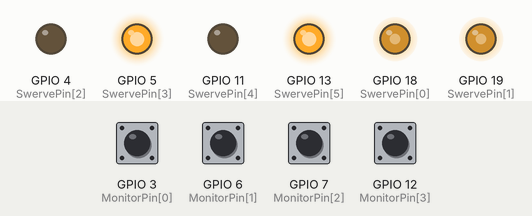
A program run on a simulated ESP32-C3. Shown: output pins drawn as LEDs (lit = HIGH). The test bench sets the inputs (shaded band); at power-on: GPIO 3 (MonitorPin[0]), GPIO 6 (MonitorPin[1]), GPIO 7 (MonitorPin[2]), GPIO 12 (MonitorPin[3]) HIGH. What the program prints to the serial monitor is not drawn.

Above: at 1.7 s.
1.8 s: GPIO 3 (MonitorPin[0]) pulled LOW for 0.15 s
At 3.0 s:
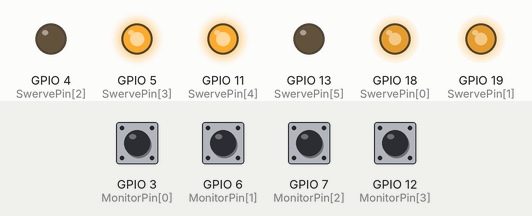
3.4 s: GPIO 6 (MonitorPin[1]) pulled LOW for 0.15 s
At 3.47 s:
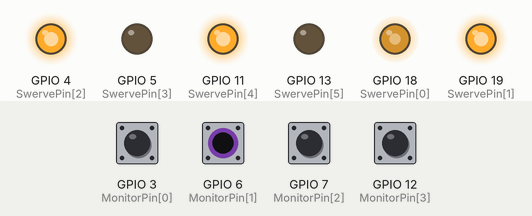
5.0 s: GPIO 7 (MonitorPin[2]) pulled LOW for 0.15 s
At 6.1 s:
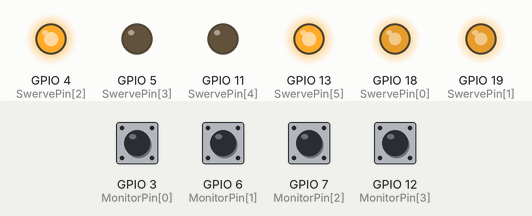
6.6 s: GPIO 3 (MonitorPin[0]) pulled LOW for 1 s
At 7.8 s:
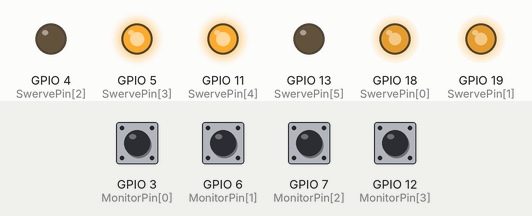
9.1 s: GPIO 7 (MonitorPin[2]) pulled LOW for 1 s
At 9.7 s:
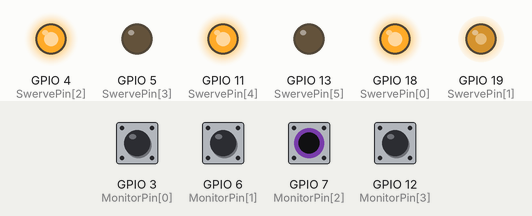
11.6 s: GPIO 3 (MonitorPin[0]) driven LOW and GPIO 7 (MonitorPin[2]) driven LOW
At 11.9 s:
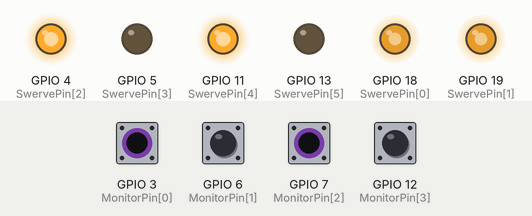
Timing chart, 0 to 14.1 s (numbered marks = the images above; inputs shaded):
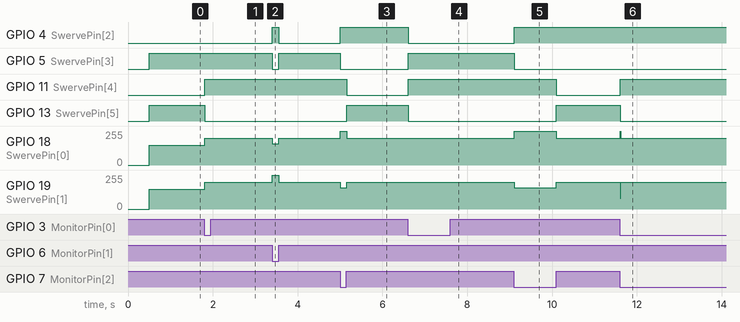

The program:

main.cpp
```cpp
#include <Arduino.h>
#include "monitor.h"
#include "swerve.h"

int lastState = 6; //保存上一次小车的状态

void handleLostState()  //调整小车偏离轨道的补救函数
{
    int prev_s0 = (lastState >> 3) & 1; //提取上次状态的第一个模块的状态
    int prev_s1 = (lastState >> 2) & 1; //提取上次状态的第二个模块的状态
    int prev_s2 = (lastState >> 1) & 1; //提取上次状态的第三个模块的状态
    int prev_s3 = lastState & 1;        //提取上次状态的第四个模块的状态

    int leftSum = prev_s0 + prev_s1;    //左边总计
    int rightSum = prev_s2 + prev_s3;   //右边总计

    if(leftSum > rightSum){
        SwerveLeftTurn(200);
    }else if(leftSum < rightSum){
        SwerveRightTurn(200);
    }else{
        SwerveReverse(150);
    }
}


void setup()
{
    Serial.begin(115200);

    MonitorPinInit();
    SwervePinInit();

    Serial.println("初始化完成");
    delay(500);
}

void loop()
{
    MonitorSensor();

    int s0 = MonitorValue[0]; //记录第一个模块
    int s1 = MonitorValue[1]; //记录第二个模块
    int s2 = MonitorValue[2]; //记录第三个模块
    int s3 = MonitorValue[3]; //记录第四个模块
    int state = (s0 << 3) + (s1 << 2) + (s2 << 1) + s3; //记忆四个红外模块状态值

    if(state == 6){
        SwerveDifferential(255, 255); //0110,小车保持直行
    }else if(state == 2 || state == 3){
        SwerveDifferential(255, 160); //0010、0011，小车小幅度右转
    }else if(state == 4 || state == 12){
        SwerveDifferential(160, 255); //0100、1100，小车小幅度左转
    }else if(state == 1){
        SwerveRightTurn(200); //0001，小车严重偏右，大幅度右转
    }else if(state == 8){
        SwerveLeftTurn(200); //1000，小车严重偏左，大幅度左转
    }else if(state == 0){
        handleLostState(); //0000，小车偏移轨道，使用补救函数
    }else if(state == 15 || state == 14 || state == 7 || state == 11 || state == 13){
        SwerveDifferential(255, 255); //1111、1110、0111、1011、1101，小车可能遇到十字路口，保持直行
    }else{
        //额外情况所作出的调整
        int leftSum = s0 + s1;
        int rightSum = s2 + s3;

        if(leftSum > rightSum){ //小车偏左
            SwerveDifferential(100, 200);
        }else if(rightSum > leftSum){ //小车偏右
            SwerveDifferential(200, 100);
        }else{
            //小车遇到复杂情况的调整
            int prevLeft = ((lastState >> 3) & 1) + ((lastState >> 2) & 1); //左边总计
            int prevRight = ((lastState >> 1) & 1) + (lastState & 1); //右边总计

            if(prevLeft > prevRight){
                SwerveDifferential(80, 255);
            }else if(prevRight > prevLeft){
                SwerveDifferential(255, 80);
            }else{
                SwerveDifferential(200, 200);
            }
        }
    }

    if(state != 0){
        lastState = state;
    }

    delay(10); //高频扫描

}
```

monitor.h
```cpp
#ifndef MONITOR_H
#define MONITOR_H

// 监控模块获取的值
extern int MonitorValue[4];

// 引脚初始化
void MonitorPinInit();
// 监控模块函数
void MonitorSensor();

#endif
```

swerve.h
```cpp
#ifndef SWERVE_H
#define SWERVE_H

// 转向模块引脚初始化函数
void SwervePinInit();

void SwerveRightTurn(int speed); //右转函数
void SwerveLeftTurn(int speed); //左转函数
void SwerveForward(int speed); //前进函数
void SwerveReverse(int speed); //后退函数
void SwerveDifferential(int leftSpeed, int rightSpeed); //差速驱动函数

#endif
```

monitor.cpp
```cpp
#include "config.h"
#include "monitor.h"
#include <esp32-hal-gpio.h>

int MonitorValue[4]={0,0,0,0};

/**
 * @brief 监控模块引脚初始化
*/
void MonitorPinInit()
{
    for(int i = 0; i < 4; i++){
        pinMode(MonitorPin[i], INPUT_PULLUP); //启动内部上拉
    }
}

/**
 * @brief 监控模块函数
*/
void MonitorSensor()
{
    for(int i = 0; i < 4; i++){
        int raw = digitalRead(MonitorPin[i]); //读取监控模块的高低电平
        MonitorValue[i] = !raw;
    }
}
```

swerve.cpp
```cpp
#include "config.h"
#include "swerve.h"
#include <esp32-hal-gpio.h>
#include <Arduino.h>

const int PWM_CHANNEL_A = 0; //PWMA的通道
const int PWM_CHANNEL_B = 1; //PWMB的通道
const int PWM_FREQ = 5000;   //PWM的频率
const int PWM_RESOLUTION = 8;//PWM的8位分辨率


/**
 * @brief 转向模块引脚初始化
*/
void SwervePinInit()
{
    ledcSetup(PWM_CHANNEL_A, PWM_FREQ, PWM_RESOLUTION); //初始化PWMA
    ledcSetup(PWM_CHANNEL_B, PWM_FREQ, PWM_RESOLUTION); //初始化PWMB

    ledcAttachPin(SwervePin[0], PWM_CHANNEL_A); //绑定对应的PWMA引脚
    ledcAttachPin(SwervePin[1], PWM_CHANNEL_B); //绑定对应的PWMB引脚

    for(int i = 2; i <= 5; i++){
        if(SwervePin[i] != -1){
            pinMode(SwervePin[i], OUTPUT);
            digitalWrite(SwervePin[i], LOW);
        }
    }
}

/**
 * @brief 电机驱动辅助函数
*/
void setMotor(int pwmChannel, int dirPin1, int dirPin2, int speed)
{
    speed = constrain(speed, 0, 255); //限制speed的最大值

    if(speed == 0){
        //停车
        ledcWrite(pwmChannel, 0);
        digitalWrite(dirPin1, LOW);
        digitalWrite(dirPin2, LOW);
    }else{
        ledcWrite(pwmChannel, speed); //将对应的通道写入速度
        digitalWrite(dirPin1, HIGH);  //拉高PIN1
        digitalWrite(dirPin2, LOW);   //拉高PIN2
    }
}


void SwerveRightTurn(int speed)
{
    setMotor(PWM_CHANNEL_A, SwervePin[2], SwervePin[3], speed);
    setMotor(PWM_CHANNEL_B, SwervePin[5], SwervePin[4], speed);
}
void SwerveLeftTurn(int speed)
{
    setMotor(PWM_CHANNEL_A, SwervePin[3], SwervePin[2], speed);
    setMotor(PWM_CHANNEL_B, SwervePin[4], SwervePin[5], speed);
}
void SwerveForward(int speed)
{
    setMotor(PWM_CHANNEL_A, SwervePin[2], SwervePin[3], speed);
    setMotor(PWM_CHANNEL_B, SwervePin[4], SwervePin[5], speed);
}
void SwerveReverse(int speed)
{
    setMotor(PWM_CHANNEL_A, SwervePin[3], SwervePin[2], speed);
    setMotor(PWM_CHANNEL_B, SwervePin[5], SwervePin[4], speed);
}
void SwerveDifferential(int leftSpeed, int rightSpeed)
{
    // 限制速度在合法范围内
    leftSpeed = constrain(leftSpeed, 0, 255);
    rightSpeed = constrain(rightSpeed, 0, 255);

    // 左轮 (A通道) 前进
    setMotor(PWM_CHANNEL_A, SwervePin[2], SwervePin[3], leftSpeed);
    // 右轮 (B通道) 前进
    setMotor(PWM_CHANNEL_B, SwervePin[4], SwervePin[5], rightSpeed);
}
```

config.h
```cpp
#ifndef CONFIG_H
#define CONFIG_H

// monitor
/**
 * @brief 监控模块引脚定义
*/
const int MonitorPin[4] = {3, 6, 7, 12};

// swerve
/**
 * @brief 转向模块引脚定义
*/
const int SwervePin[6] = {
    18, //PWMA
    19, //PWMB
    4,  //AIN1
    5,  //AIN2
    11, //BIN1
    13  //BIN2
};

#endif
```

Measured:
- after the input at 1.8 s, GPIO 11 (SwervePin[4]): LOW → HIGH at once; GPIO 13 (SwervePin[5]): HIGH → LOW at once; GPIO 18 (SwervePin[0]), GPIO 19 (SwervePin[1]): 149/255 → 199/255 at once
- after the input at 3.4 s, GPIO 4 (SwervePin[2]): LOW → HIGH at once, → LOW 0.15 s later; GPIO 5 (SwervePin[3]): HIGH → LOW at once, → HIGH 0.15 s later; GPIO 18 (SwervePin[0]): 199/255 → 159/255 at once, → 199/255 0.15 s later; GPIO 19 (SwervePin[1]): 199/255 → 255/255 at once, → 199/255 0.15 s later
- after the input at 5.0 s, GPIO 4 (SwervePin[2]): LOW → HIGH at once; GPIO 5 (SwervePin[3]): HIGH → LOW at once; GPIO 11 (SwervePin[4]): HIGH → LOW after 0.16 s; GPIO 13 (SwervePin[5]): LOW → HIGH after 0.16 s; GPIO 18 (SwervePin[0]): 199/255 → 255/255 at once, → 199/255 0.15 s later
- after the input at 6.6 s, GPIO 4 (SwervePin[2]), GPIO 13 (SwervePin[5]): HIGH → LOW at once; GPIO 5 (SwervePin[3]), GPIO 11 (SwervePin[4]): LOW → HIGH at once
- after the input at 9.1 s, GPIO 4 (SwervePin[2]): LOW → HIGH at once; GPIO 5 (SwervePin[3]): HIGH → LOW at once; GPIO 11 (SwervePin[4]): HIGH → LOW after 1.0 s; GPIO 13 (SwervePin[5]): LOW → HIGH after 1.0 s; GPIO 18 (SwervePin[0]): 199/255 → 255/255 at once, → 199/255 1.0 s later
- after the input at 11.6 s, GPIO 11 (SwervePin[4]): LOW → HIGH at once; GPIO 13 (SwervePin[5]): HIGH → LOW at once; GPIO 18 (SwervePin[0]): 199/255 → 255/255 at once, → 199/255 0.01 s later; GPIO 19 (SwervePin[1]): 199/255 → 80/255 at once, → 199/255 0.01 s later
